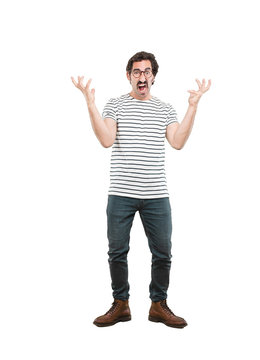
#> input picture images/person2.jpg, 260 x 360 px
$ python concat_img.py
#> lines starting #> are read from the running program, lines starting #| are printed output that depends on the picture; after the words box and inside, x2 and y2 are one past the last pixel; in counts of white or black regions, pixels touching at a corner belong together
import cv2
import numpy as np

# FIXME: need output from kmeans_cv2 with correct names (e.g., "output/mapping_rgb_10.jpg")
for num_clusters in [0, 3, 5, 10, 20]:
    basename = 'mapping_rgb_'
    # img = np.zeros([1])
    # new_img = np.zeros([1])
    font = cv2.FONT_HERSHEY_SIMPLEX
    if (num_clusters == 0):
        filename = 'images/person2.jpg'
        img = cv2.imread(filename)
#> img is the input picture: shape (360, 260, 3); mean B, G, R 236.1, 236.6, 237.6
        h, w = img.shape[:2]
#> h = 360; w = 260
        print(img.shape)
#| (360, 260, 3)
        cv2.putText(img, 'original image', (10, 50), font, 1, (0, 0, 0), 2, cv2.LINE_AA)
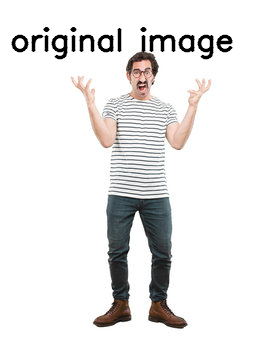
#> img: shape (360, 260, 3); 2.76% of pixels changed, all inside (x1, y1, x2, y2) = (11, 27, 233, 60)
        cv2.imshow('original', img)
        cv2.waitKey(0)
    else:
        new_image = np.zeros((h, w, 3), np.uint8)
        filename = 'output/' + basename + str(num_clusters) + '.jpg'
        new_img = cv2.imread(filename)
#> (the run stopped early here; a loop or call above may not have finished)
